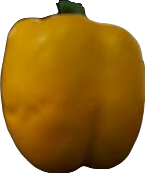
#> input picture ECE4078_Lab_2024-main/Final_G5/NAV/yolo/generate_random_data/fruits/capsicum7.png, 145 x 173 px
$ python generate_random_images.py
#> lines starting #> are read from the running program, lines starting #| are printed output that depends on the picture
### ECE4078_Lab_2024-main/Final_notOurs/yolo/arg_parser.py
import argparse

def create_arg_parser():
    parser = argparse.ArgumentParser(description='Process command line arguments for YOLO training and dataset management.')

    # Define command line arguments
    parser.add_argument('--model_id', type=str, required=False, default='steven',
                        help='Identifier for the model.')
    parser.add_argument('--dataset_id', type=str, required=False, default='raw',
                        help='Identifier for the dataset.')
    parser.add_argument('--batch_size', type=int, required=False, default=12,
                        help='Batch size for training.')
    parser.add_argument('--epochs', type=int, required=False, default=20,
                        help='Number of epochs for training.')
    parser.add_argument('--dataset_merged_id', type=str, required=False, default='merged_data',
                        help='Identifier for the merged dataset.')
    parser.add_argument('--repeats_per_fruit', type=int, required=False, default=20,
                        help='Number of repeats per fruit for dataset generation.')
    parser.add_argument('--test_image_name', type=str, required=False, default='test_img_1',
                        help='Image name to test')
    parser.add_argument('--new_dataset_id', type=str, required=False, default='new_dataset',
                        help='Name of new generated dataset')

    parser.add_argument('--merge_data_1', type=str, required=False,
                        help='Name of new generated dataset')
    parser.add_argument('--merge_data_2', type=str, required=False,
                        help='Name of new generated dataset')
    parser.add_argument('--output_data_id', type=str, required=False,
                        help='Name of new generated dataset')

    parser.add_argument('--num_flipped_images', type=int, required=False,
                        help='For data augmentation - number of images to flip')

    return parser

def parse_args():
    parser = create_arg_parser()
    return parser.parse_args()

### ECE4078_Lab_2024-main/Final_G5/NAV/yolo/generate_random_data/generate_random_images.py
import os
import random
from PIL import Image
import shutil
import sys
sys.path.append(os.path.abspath(os.path.join(os.path.dirname(__file__), '..')))
from arg_parser import parse_args

args = parse_args()

# Seed for reproducibility
random.seed(2)

dataset_id = args.new_dataset_id

# Determine the directory of the script
script_dir = os.path.dirname(os.path.abspath(__file__))

# Calculate base directory relative to the script location
base_dir = os.path.abspath(os.path.join(script_dir, '..', '..', 'yolo'))

dataset_dir = os.path.join(base_dir, 'datasets', f'dataset_{dataset_id}')
print(f"Dataset directory: {dataset_dir}")

if os.path.exists(dataset_dir):
    shutil.rmtree(dataset_dir)

os.makedirs(dataset_dir, exist_ok=True)

# Sub-directories for train, test, val
for subdir in ['train', 'val', 'test']:
    os.makedirs(os.path.join(dataset_dir, subdir, 'images'), exist_ok=True)
    os.makedirs(os.path.join(dataset_dir, subdir, 'labels'), exist_ok=True)

# Paths to fruit and background images
fruit_dir = os.path.join(base_dir, 'generate_random_data', 'fruits')
background_dir = os.path.join(base_dir, 'generate_random_data', 'backgrounds')

fruits = [f for f in os.listdir(fruit_dir) if f.endswith('.png')]
backgrounds = [b for b in os.listdir(background_dir) if b.endswith('.png')]

# Parameters for transformations and data generation
scale_range = (0.5, 1.5)
rotation_range = (-15, 15)
sets = ['train', 'val', 'test']
sets_distribution = [0.7, 0.2, 0.1]  # 70% train, 20% val, 10% test
repeats_per_fruit = args.repeats_per_fruit  # Number of times each fruit image is used

class_names = ['capsicum', 'garlic', 'lemon', 'lime', 'pear', 'potato', 'pumpkin', 'tomato']

def get_label_index(fruit_name):
    for idx, name in enumerate(class_names):
        if fruit_name.startswith(name):
            return idx
    return None  # In case the fruit name does not match any class

def random_transform(image):
    scale = random.uniform(*scale_range)
    new_size = (int(image.width * scale), int(image.height * scale))
    image = image.resize(new_size, Image.Resampling.LANCZOS)
    rotation = random.uniform(*rotation_range)
    return image.rotate(rotation, expand=True, fillcolor=(0, 0, 0, 0))

def composite_image(fruit_path, background_path, set_name, instance):
#> called with set_name = 'test', instance = 0
    fruit = Image.open(fruit_path).convert('RGBA')
#> fruit is the input picture: PIL image 145x173 RGBA; mean R, G, B, A 109.1, 70.6, 3, 202.2
    background = Image.open(background_path).convert('RGBA')
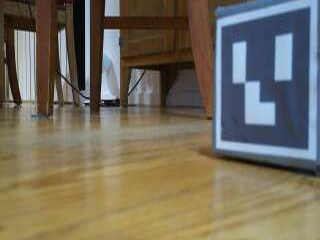
#> input picture ECE4078_Lab_2024-main/Final_G5/NAV/yolo/generate_random_data/backgrounds/img_0.png, 320 x 240 px
    fruit_transformed = random_transform(fruit)
#> in random_transform, `image = image.resize(new_size, Image.Resampling.LANCZOS)`:
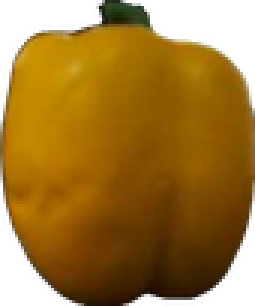
#> image: PIL image 85x102 RGBA (shown 3 times larger); mean R, G, B, A 112, 72.7, 3.9, 202.2; transparent parts drawn white
#> in random_transform, `return image.rotate(rotation, expand=True, fillcolor=(0, 0, 0, 0))`:
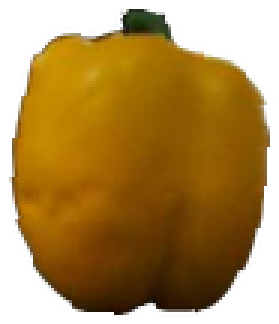
#> returned value: PIL image 93x108 RGBA (shown 3 times larger); mean R, G, B, A 96.7, 62.7, 3.4, 174.4; transparent parts drawn white

    # Calculate effective dimensions after transformation
    fruit_mask = fruit_transformed.split()[-1]  # Get the alpha channel as a mask
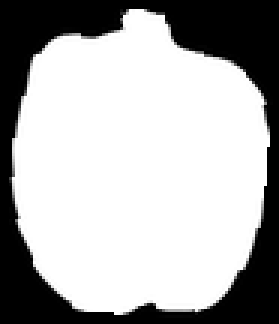
#> fruit_mask: PIL image 93x108 L (shown 3 times larger); min 0, max 255, mean 174.4
    bbox = fruit_mask.getbbox()
#> bbox = (3, 2, 91, 107)
    fruit_transformed = fruit_transformed.crop(bbox)
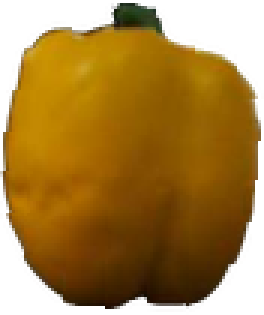
#> fruit_transformed: PIL image 88x105 RGBA (shown 3 times larger); mean R, G, B, A 105.1, 68.2, 3.7, 189.6; transparent parts drawn white
    fruit_width = bbox[2] - bbox[0]
#> fruit_width = 88
    fruit_height = bbox[3] - bbox[1]
#> fruit_height = 105

    # Ensure 100%of the fruit is visible

    x_min = 0
    x_max = background.width - fruit_width
#> x_max = 232
    y_min = 0
    y_max = background.height - fruit_height
#> y_max = 135
    if y_max < 0:
        y_max = 0

    #print(background.height,  fruit_height)
    x = random.randint(x_min, x_max)
#> x = 43
    y = random.randint(y_min, y_max)
#> y = 78
    #print(x, y)
    background.paste(fruit_transformed, (x, y), fruit_transformed)
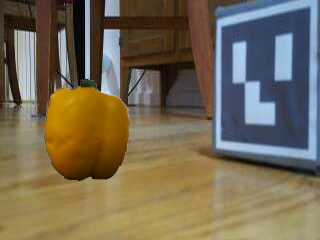
#> background: PIL image 320x240 RGBA; mean R, G, B, A 117.3, 106.5, 84.8, 254.8; transparent parts drawn white
    background_rgb = background.convert('RGB')

    file_name = f"{os.path.splitext(os.path.basename(fruit_path))[0]}_{instance}.jpg"
    img_path = os.path.join(dataset_dir, set_name, 'images', file_name)
    background_rgb.save(img_path)

    # Calculate the visible bounding box
    visible_x1 = max(x, 0)
#> visible_x1 = 43
    visible_y1 = max(y, 0)
#> visible_y1 = 78
    visible_x2 = min(x + fruit_width, background.width)
#> visible_x2 = 131
    visible_y2 = min(y + fruit_height, background.height)
#> visible_y2 = 183

    # Normalize bounding box
    norm_bbox = [
        ((visible_x1 + visible_x2) / 2) / background.width,  # center x
        ((visible_y1 + visible_y2) / 2) / background.height, # center y
        (visible_x2 - visible_x1) / background.width,      # width
        (visible_y2 - visible_y1) / background.height      # height
    ]
#> norm_bbox = [0.272, 0.544, 0.275, 0.438]

    label_index = get_label_index(os.path.basename(fruit_path))
    label_path = os.path.join(dataset_dir, set_name, 'labels', file_name.replace('.jpg', '.txt'))
    with open(label_path, 'w') as label_file:
        label_file.write(f"{label_index} {' '.join(map(str, norm_bbox))}\n")
total_images = len(fruits) * repeats_per_fruit
images_processed = 0

# Image generation process
for fruit in fruits:
    for i in range(repeats_per_fruit):
        images_processed += 1
        percent_complete = (images_processed / total_images) * 100
        chosen_set = random.choices(sets, weights=sets_distribution)[0]
        background = random.choice(backgrounds)
        composite_image(
            os.path.join(fruit_dir, fruit),
            os.path.join(background_dir, background),
            chosen_set,
            i
        )
    print(f"{percent_complete:.2f}% - Processed {fruit}")

print(f"Generated {images_processed} images in total.")

# Generate data.yaml file
yaml_content = f"""
train: {os.path.join(dataset_dir, 'train', 'images')}
val: {os.path.join(dataset_dir, 'val', 'images')}
test: {os.path.join(dataset_dir, 'test', 'images')}

nc: {len(class_names)}
names: {class_names}
"""

yaml_path = os.path.join(dataset_dir, "data.yaml")
with open(yaml_path, 'w') as yaml_file:
    yaml_file.write(yaml_content)

print(f"data.yaml file created at {yaml_path}")
